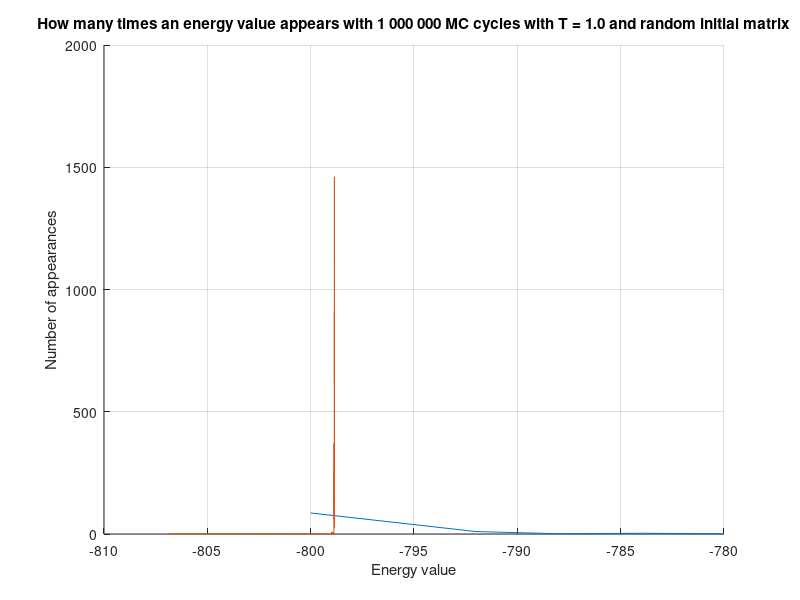
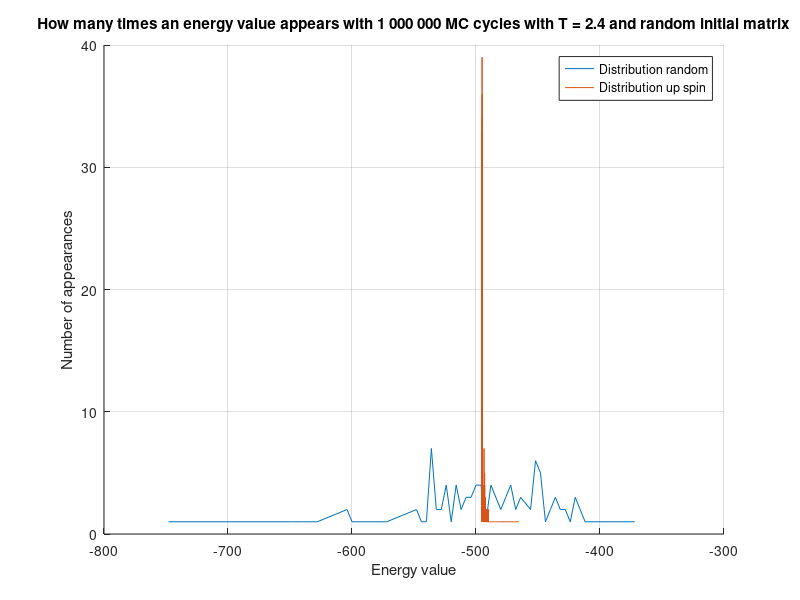

The MATLAB source for these figures, in order:
addpath('C:\Users\sande\OneDrive\Dokumenter\GitHub\Assigment-4\code\build-project4-Desktop_Qt_5_9_2_MSVC2017_64bit-Debug') %Change to build path
E = load('energy1.000000.txt');
EU = load('energyUP1.000000.txt');
E2 = load('energy2.400000.txt');
E2U = load('energyUP2.400000.txt');

edges = unique(E);
edgesU = unique(EU);
counts = histc(E(:), edges);
countsU = histc(EU(:), edgesU);

edgesT24 = unique(E2);
edgesT24U = unique(E2U);
countsT24 = histc(E2(:), edgesT24);
countsT24U = histc(E2U(:), edgesT24U);

%%
figure(1) %T = 1.0
hold on
plot(edges,counts)
plot(edgesU,countsU)
grid on
xlabel('Energy value')
ylabel('Number of appearances')
title('How many times an energy value appears with 1 000 000 MC cycles with T = 1.0 and random initial matrix')

figure(2) %T = 2.4
hold on
plot(edgesT24,countsT24)
plot(edgesT24U,countsT24U)
grid on
xlabel('Energy value')
ylabel('Number of appearances')
legend('Distribution random', 'Distribution up spin')
title('How many times an energy value appears with 1 000 000 MC cycles with T = 2.4 and random initial matrix')

variance1 = var(E)
variance2 = var(E2)
